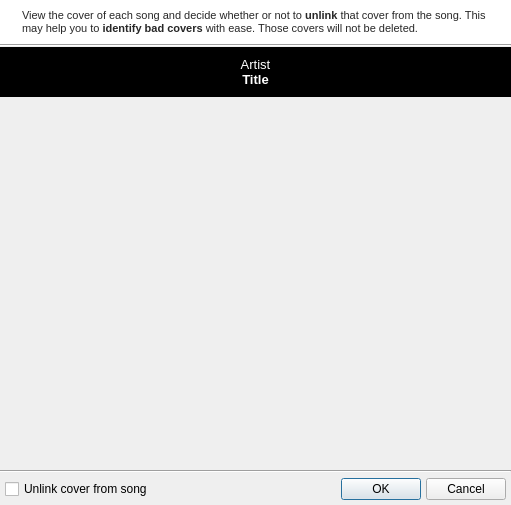
<?xml version="1.0" encoding="UTF-8"?>
<ui version="4.0">
 <class>QUSlideShowDialog</class>
 <widget class="QDialog" name="QUSlideShowDialog">
  <property name="geometry">
   <rect>
    <x>0</x>
    <y>0</y>
    <width>511</width>
    <height>505</height>
   </rect>
  </property>
  <property name="windowTitle">
   <string>Review Pictures</string>
  </property>
  <property name="windowIcon">
   <iconset resource="../resources/UltraStar-Manager.qrc">
    <normaloff>:/types/image.png</normaloff>:/types/image.png</iconset>
  </property>
  <layout class="QVBoxLayout" name="verticalLayout_2">
   <property name="spacing">
    <number>0</number>
   </property>
   <property name="leftMargin">
    <number>0</number>
   </property>
   <property name="topMargin">
    <number>0</number>
   </property>
   <property name="rightMargin">
    <number>0</number>
   </property>
   <property name="bottomMargin">
    <number>0</number>
   </property>
   <item>
    <widget class="QFrame" name="frame">
     <property name="palette">
      <palette>
       <active>
        <colorrole role="WindowText">
         <brush brushstyle="SolidPattern">
          <color alpha="216">
           <red>0</red>
           <green>0</green>
           <blue>0</blue>
          </color>
         </brush>
        </colorrole>
        <colorrole role="Base">
         <brush brushstyle="SolidPattern">
          <color alpha="255">
           <red>255</red>
           <green>255</green>
           <blue>255</blue>
          </color>
         </brush>
        </colorrole>
        <colorrole role="Window">
         <brush brushstyle="SolidPattern">
          <color alpha="255">
           <red>255</red>
           <green>255</green>
           <blue>255</blue>
          </color>
         </brush>
        </colorrole>
       </active>
       <inactive>
        <colorrole role="WindowText">
         <brush brushstyle="SolidPattern">
          <color alpha="216">
           <red>0</red>
           <green>0</green>
           <blue>0</blue>
          </color>
         </brush>
        </colorrole>
        <colorrole role="Base">
         <brush brushstyle="SolidPattern">
          <color alpha="255">
           <red>255</red>
           <green>255</green>
           <blue>255</blue>
          </color>
         </brush>
        </colorrole>
        <colorrole role="Window">
         <brush brushstyle="SolidPattern">
          <color alpha="255">
           <red>255</red>
           <green>255</green>
           <blue>255</blue>
          </color>
         </brush>
        </colorrole>
       </inactive>
       <disabled>
        <colorrole role="WindowText">
         <brush brushstyle="SolidPattern">
          <color alpha="63">
           <red>0</red>
           <green>0</green>
           <blue>0</blue>
          </color>
         </brush>
        </colorrole>
        <colorrole role="Base">
         <brush brushstyle="SolidPattern">
          <color alpha="255">
           <red>255</red>
           <green>255</green>
           <blue>255</blue>
          </color>
         </brush>
        </colorrole>
        <colorrole role="Window">
         <brush brushstyle="SolidPattern">
          <color alpha="255">
           <red>255</red>
           <green>255</green>
           <blue>255</blue>
          </color>
         </brush>
        </colorrole>
       </disabled>
      </palette>
     </property>
     <property name="autoFillBackground">
      <bool>true</bool>
     </property>
     <property name="frameShadow">
      <enum>QFrame::Raised</enum>
     </property>
     <layout class="QHBoxLayout" name="_2">
      <item>
       <widget class="QLabel" name="infoIconLbl">
        <property name="sizePolicy">
         <sizepolicy hsizetype="Fixed" vsizetype="Preferred">
          <horstretch>0</horstretch>
          <verstretch>0</verstretch>
         </sizepolicy>
        </property>
        <property name="text">
         <string/>
        </property>
        <property name="pixmap">
         <pixmap resource="../resources/UltraStar-Manager.qrc">:/marks/information.png</pixmap>
        </property>
        <property name="alignment">
         <set>Qt::AlignLeading|Qt::AlignLeft|Qt::AlignTop</set>
        </property>
       </widget>
      </item>
      <item>
       <widget class="QLabel" name="textLbl">
        <property name="text">
         <string>&lt;!DOCTYPE HTML PUBLIC &quot;-//W3C//DTD HTML 4.0//EN&quot; &quot;http://www.w3.org/TR/REC-html40/strict.dtd&quot;&gt;
&lt;html&gt;&lt;head&gt;&lt;meta name=&quot;qrichtext&quot; content=&quot;1&quot; /&gt;&lt;style type=&quot;text/css&quot;&gt;
p, li { white-space: pre-wrap; }
&lt;/style&gt;&lt;/head&gt;&lt;body style=&quot; font-family:'MS Shell Dlg 2'; font-size:8.25pt; font-weight:400; font-style:normal;&quot;&gt;
&lt;p style=&quot; margin-top:0px; margin-bottom:0px; margin-left:0px; margin-right:0px; -qt-block-indent:0; text-indent:0px;&quot;&gt;&lt;span style=&quot; font-size:8pt;&quot;&gt;View the cover of each song and decide whether or not to &lt;/span&gt;&lt;span style=&quot; font-size:8pt; font-weight:600;&quot;&gt;unlink&lt;/span&gt;&lt;span style=&quot; font-size:8pt;&quot;&gt; that cover from the song. This may help you to &lt;/span&gt;&lt;span style=&quot; font-size:8pt; font-weight:600;&quot;&gt;identify bad covers&lt;/span&gt;&lt;span style=&quot; font-size:8pt;&quot;&gt; with ease. Those covers will not be deleted.&lt;/span&gt;&lt;/p&gt;&lt;/body&gt;&lt;/html&gt;</string>
        </property>
        <property name="alignment">
         <set>Qt::AlignLeading|Qt::AlignLeft|Qt::AlignTop</set>
        </property>
        <property name="wordWrap">
         <bool>true</bool>
        </property>
       </widget>
      </item>
     </layout>
    </widget>
   </item>
   <item>
    <widget class="Line" name="line">
     <property name="orientation">
      <enum>Qt::Horizontal</enum>
     </property>
    </widget>
   </item>
   <item>
    <layout class="QVBoxLayout" name="verticalLayout">
     <property name="spacing">
      <number>0</number>
     </property>
     <property name="leftMargin">
      <number>0</number>
     </property>
     <property name="topMargin">
      <number>0</number>
     </property>
     <property name="rightMargin">
      <number>0</number>
     </property>
     <property name="bottomMargin">
      <number>0</number>
     </property>
     <item>
      <widget class="QLabel" name="songLbl">
       <property name="font">
        <font>
         <pointsize>10</pointsize>
        </font>
       </property>
       <property name="styleSheet">
        <string>background-color: rgb(0, 0, 0);
color: rgb(255, 255, 255);
padding: 10;</string>
       </property>
       <property name="text">
        <string>&lt;!DOCTYPE HTML PUBLIC &quot;-//W3C//DTD HTML 4.0//EN&quot; &quot;http://www.w3.org/TR/REC-html40/strict.dtd&quot;&gt;
&lt;html&gt;&lt;head&gt;&lt;meta name=&quot;qrichtext&quot; content=&quot;1&quot; /&gt;&lt;style type=&quot;text/css&quot;&gt;
p, li { white-space: pre-wrap; }
&lt;/style&gt;&lt;/head&gt;&lt;body style=&quot; font-family:'MS Shell Dlg 2'; font-size:10pt; font-weight:400; font-style:normal;&quot;&gt;
&lt;p style=&quot; margin-top:0px; margin-bottom:0px; margin-left:0px; margin-right:0px; -qt-block-indent:0; text-indent:0px;&quot;&gt;Artist&lt;/p&gt;
&lt;p style=&quot; margin-top:0px; margin-bottom:0px; margin-left:0px; margin-right:0px; -qt-block-indent:0; text-indent:0px;&quot;&gt;&lt;span style=&quot; font-weight:600;&quot;&gt;Title&lt;/span&gt;&lt;/p&gt;&lt;/body&gt;&lt;/html&gt;</string>
       </property>
       <property name="alignment">
        <set>Qt::AlignCenter</set>
       </property>
      </widget>
     </item>
     <item>
      <widget class="PictureFlow" name="pictureFlow" native="true">
       <property name="sizePolicy">
        <sizepolicy hsizetype="Preferred" vsizetype="Expanding">
         <horstretch>0</horstretch>
         <verstretch>0</verstretch>
        </sizepolicy>
       </property>
       <property name="focusPolicy">
        <enum>Qt::StrongFocus</enum>
       </property>
      </widget>
     </item>
    </layout>
   </item>
   <item>
    <widget class="Line" name="line_2">
     <property name="orientation">
      <enum>Qt::Horizontal</enum>
     </property>
    </widget>
   </item>
   <item>
    <layout class="QHBoxLayout">
     <property name="spacing">
      <number>5</number>
     </property>
     <property name="leftMargin">
      <number>5</number>
     </property>
     <property name="topMargin">
      <number>5</number>
     </property>
     <property name="rightMargin">
      <number>5</number>
     </property>
     <property name="bottomMargin">
      <number>5</number>
     </property>
     <item>
      <widget class="QCheckBox" name="unlinkChk">
       <property name="text">
        <string>Unlink cover from song</string>
       </property>
       <property name="icon">
        <iconset resource="../resources/UltraStar-Manager.qrc">
         <normaloff>:/marks/link_break.png</normaloff>:/marks/link_break.png</iconset>
       </property>
      </widget>
     </item>
     <item>
      <spacer>
       <property name="orientation">
        <enum>Qt::Horizontal</enum>
       </property>
       <property name="sizeHint" stdset="0">
        <size>
         <width>40</width>
         <height>20</height>
        </size>
       </property>
      </spacer>
     </item>
     <item>
      <widget class="QPushButton" name="acceptBtn">
       <property name="text">
        <string>OK</string>
       </property>
       <property name="icon">
        <iconset resource="../resources/UltraStar-Manager.qrc">
         <normaloff>:/marks/accept.png</normaloff>:/marks/accept.png</iconset>
       </property>
      </widget>
     </item>
     <item>
      <widget class="QPushButton" name="rejectBtn">
       <property name="text">
        <string>Cancel</string>
       </property>
       <property name="icon">
        <iconset resource="../resources/UltraStar-Manager.qrc">
         <normaloff>:/marks/cancel.png</normaloff>:/marks/cancel.png</iconset>
       </property>
      </widget>
     </item>
    </layout>
   </item>
  </layout>
 </widget>
 <customwidgets>
  <customwidget>
   <class>PictureFlow</class>
   <extends>QWidget</extends>
   <header>pictureflow.h</header>
   <container>1</container>
  </customwidget>
 </customwidgets>
 <resources>
  <include location="../resources/UltraStar-Manager.qrc"/>
 </resources>
 <connections/>
</ui>
